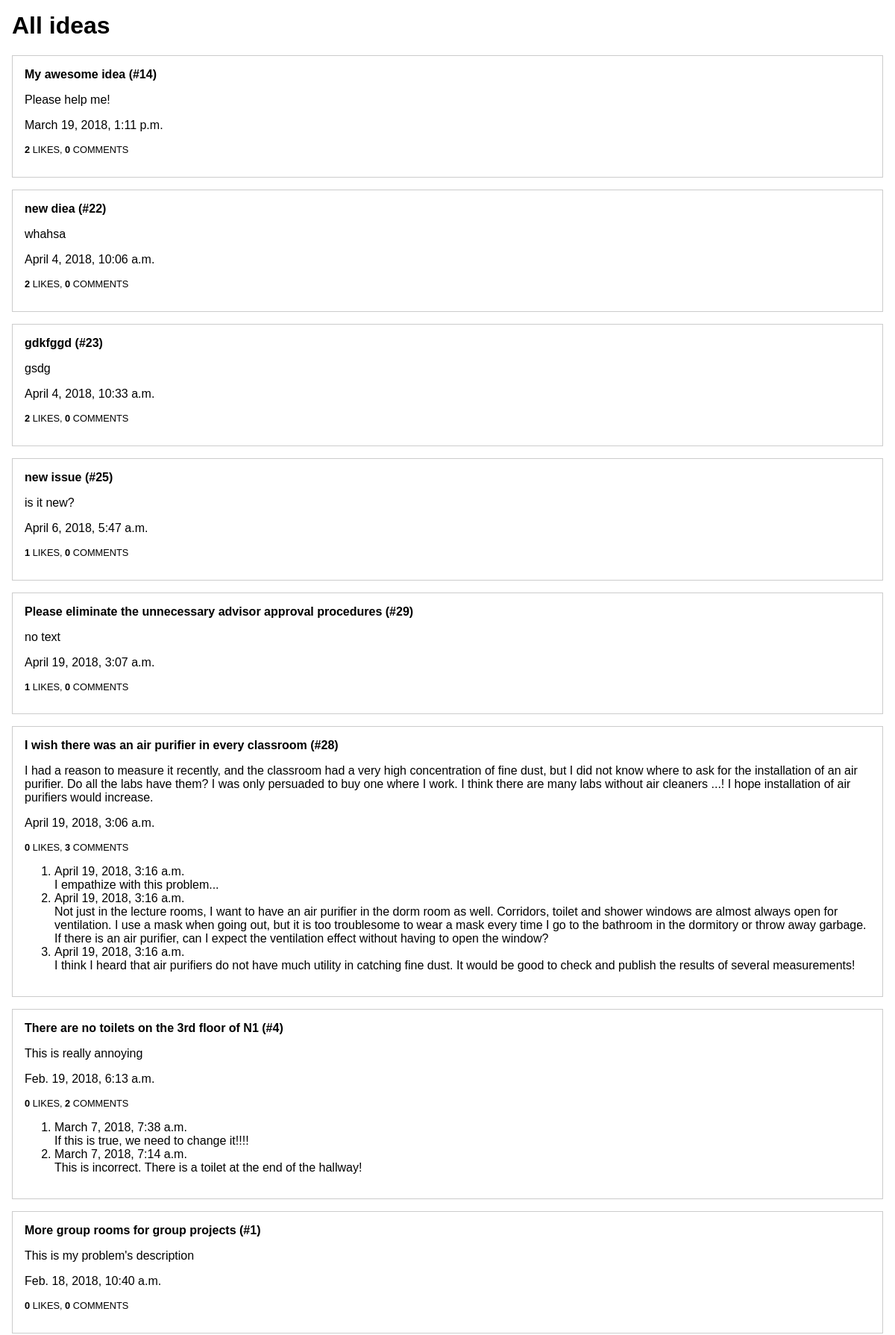
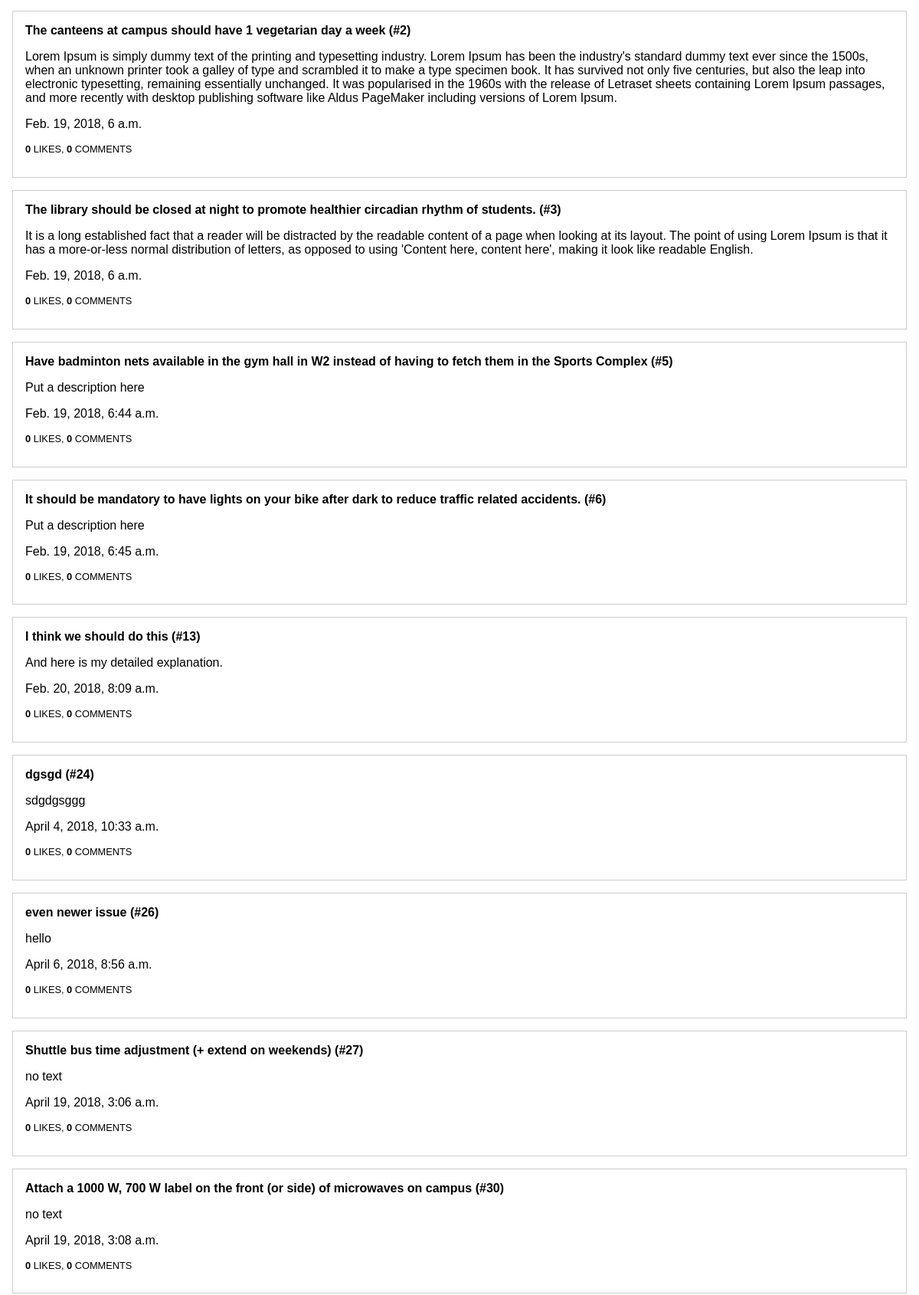
/ideas/ (upper part), run on the app's committed database (2 pictures, top to bottom).
### issues/models.py (models this page shows, shortened)
class SoftDeletableModel(models.Model):
    deleted_date = models.DateTimeField(_('date deleted'), blank=True, null=True)
    objects = models.Manager()
    available_objects = SoftDeletableManager()
    class Meta:
        abstract = True

class Issue(SoftDeletableModel):
    title = models.CharField(max_length=250)
    text = models.TextField()
    created_date = models.DateTimeField(_('date created'), auto_now_add=True)
    modified_date = models.DateTimeField(_('date modified'), auto_now=True)
    author = models.ForeignKey(settings.AUTH_USER_MODEL, on_delete=models.CASCADE)
    categories = models.ManyToManyField(Category)
    slug = AutoSlugField(populate_from='title', unique=True)
    location = models.ForeignKey(Location, null=True, blank=True, on_delete=models.SET_NULL)
    heat = HeatIndexField(score_field='score', timestamp_field='created_date')
    tag_set = GenericRelation(Tag)
    @property
    def score(self):
        return self.get_like_count()
    @property
    def comments(self):
        return self.comment_set.filter(deleted_date__isnull=True)
    class Meta:
        ordering = ('-heat',)
        verbose_name = _("issue")

class Comment(SoftDeletableModel):
    issue = models.ForeignKey(Issue, on_delete=models.CASCADE)
    author = models.ForeignKey(settings.AUTH_USER_MODEL, on_delete=models.CASCADE)
    created_date = models.DateTimeField(_('date created'), auto_now_add=True)
    text = models.TextField()
    tag_set = GenericRelation(Tag)
    class Meta:
        ordering = ('-created_date',)
        verbose_name = _("comment")

### issues/views.py (the view)
# urls.py: path('ideas/', IssueListView.as_view(), name='public-issue-list'),
class IssueListView(ListView):
    model = Issue
    def get_queryset(self):
        qs = Issue.available_objects.prefetch_related('comment_set')
        qs = qs.annotate(like_count=Count('tag_set', filter=Q(tag_set__kind=0), distinct=True))
        qs = qs.annotate(comment_count=Count('comment', filter=Q(comment__deleted_date__isnull=True), distinct=True))
        return qs.order_by('-like_count', '-comment_count')

### issues/models.py (called while the page is built)
    def get_queryset(self):
        return super().get_queryset().filter(deleted_date__isnull=True)

### issues/templates/issues/issue_list.html (shortened to what this page needs)
<html>
  <head>
  </head>
  <body>
    <h1>All ideas</h1>
    {% for issue in object_list %}
      <div class="issue">
        <h2>{{issue.title}} (#{{issue.id}})</h2>
        <p>{{issue.text}}</p>
        <p>{{issue.created_date}}</p>
        <h3><span>{{issue.like_count}}</span> likes, <span>{{issue.comment_count}}</span> comments</h3>
        {% if issue.comment_count %}
          <ol>
          {% for comment in issue.comments.all %}
            <li>{{comment.created_date}}<br>{{comment.text}}</li>
          {% endfor %}
          </ol>
        {% endif %}
      </div>
    {% endfor %}
  </body>
</html>

### issues/templates/issues/issue_list.html (style rules this page uses)
body { font-family: sans-serif; margin: 0; padding: 1em; }
.issue { border: 1px solid #ccc; margin: 0 0 1em; padding: 1em; }
h2 { font-weight: bold; font-size: 1em; margin: 0 0 1em 0; }
h3 { font-weight: normal; font-size: .8em; text-transform: uppercase; }
h3 span { font-weight: bold; }

### data on the page
Issue: title "My awesome idea", id "14", text "Please help me!", created_date "March 19, 2018, 1:11 p.m.", like_count "2", comment_count "0"
Issue: title "new diea", id "22", text "whahsa", created_date "April 4, 2018, 10:06 a.m.", like_count "2", comment_count "0"
Issue: title "gdkfggd", id "23", text "gsdg", created_date "April 4, 2018, 10:33 a.m.", like_count "2", comment_count "0"
Issue: title "new issue", id "25", text "is it new?", created_date "April 6, 2018, 5:47 a.m.", like_count "1", comment_count "0"
Issue: title "Please eliminate the unnecessary advisor approval procedures", id "29", text "no text", created_date "April 19, 2018, 3:07 a.m.", like_count "1", comment_count "0"
Issue: title "I wish there was an air purifier in every classroom", id "28", text "I had a reason to measure it recently, and the classroom had a very high concentration of fine dust, but I did not know where to ask for the installation of an air purifier. Do all the labs have them? I was only persuaded to buy one where I work. I think there are many labs without air cleaners ...! I hope installation of air purifiers would increase.", created_date "April 19, 2018, 3:06 a.m.", like_count "0", comment_count "3"
Comment: created_date "April 19, 2018, 3:16 a.m.", text "I empathize with this problem..."
Comment: created_date "April 19, 2018, 3:16 a.m.", text "Not just in the lecture rooms, I want to have an air purifier in the dorm room as well. Corridors, toilet and shower windows are almost always open for ventilation. I use a mask when going out, but it is too troublesome to wear a mask every time I go to the bathroom in the dormitory or throw away garbage. If there is an air purifier, can I expect the ventilation effect without having to open the window?"
Comment: created_date "April 19, 2018, 3:16 a.m.", text "I think I heard that air purifiers do not have much utility in catching fine dust. It would be good to check and publish the results of several measurements!"
Issue: title "There are no toilets on the 3rd floor of N1", id "4", text "This is really annoying", created_date "Feb. 19, 2018, 6:13 a.m.", like_count "0", comment_count "2"
Comment: created_date "March 7, 2018, 7:38 a.m.", text "If this is true, we need to change it!!!!"
Comment: created_date "March 7, 2018, 7:14 a.m.", text "This is incorrect. There is a toilet at the end of the hallway!"
Issue: title "More group rooms for group projects", id "1", text "This is my problem's description", created_date "Feb. 18, 2018, 10:40 a.m.", like_count "0", comment_count "0"
Issue: title "The canteens at campus should have 1 vegetarian day a week", id "2", text "Lorem Ipsum is simply dummy text of the printing and typesetting industry. Lorem Ipsum has been the industry's standard dummy text ever since the 1500s, when an unknown printer took a galley of type and scrambled it to make a type specimen book. It has survived not only five centuries, but also the leap into electronic typesetting, remaining essentially unchanged. It was popularised in the 1960s with the release of Letraset sheets containing Lorem Ipsum passages, and more recently with desktop publishing software like Aldus PageMaker including versions of Lorem Ipsum.", created_date "Feb. 19, 2018, 6 a.m.", like_count "0", comment_count "0"
Issue: title "The library should be closed at night to promote healthier circadian rhythm of students.", id "3", text "It is a long established fact that a reader will be distracted by the readable content of a page when looking at its layout. The point of using Lorem Ipsum is that it has a more-or-less normal distribution of letters, as opposed to using 'Content here, content here', making it look like readable English.", created_date "Feb. 19, 2018, 6 a.m.", like_count "0", comment_count "0"
Issue: title "Have badminton nets available in the gym hall in W2 instead of having to fetch them in the Sports Complex", id "5", text "Put a description here", created_date "Feb. 19, 2018, 6:44 a.m.", like_count "0", comment_count "0"
Issue: title "It should be mandatory to have lights on your bike after dark to reduce traffic related accidents.", id "6", text "Put a description here", created_date "Feb. 19, 2018, 6:45 a.m.", like_count "0", comment_count "0"
Issue: title "I think we should do this", id "13", text "And here is my detailed explanation.", created_date "Feb. 20, 2018, 8:09 a.m.", like_count "0", comment_count "0"
Issue: title "dgsgd", id "24", text "sdgdgsggg", created_date "April 4, 2018, 10:33 a.m.", like_count "0", comment_count "0"
Issue: title "even newer issue", id "26", text "hello", created_date "April 6, 2018, 8:56 a.m.", like_count "0", comment_count "0"
Issue: title "Shuttle bus time adjustment (+ extend on weekends)", id "27", text "no text", created_date "April 19, 2018, 3:06 a.m.", like_count "0", comment_count "0"
Issue: title "Attach a 1000 W, 700 W label on the front (or side) of microwaves on campus", id "30", text "no text", created_date "April 19, 2018, 3:08 a.m.", like_count "0", comment_count "0"
